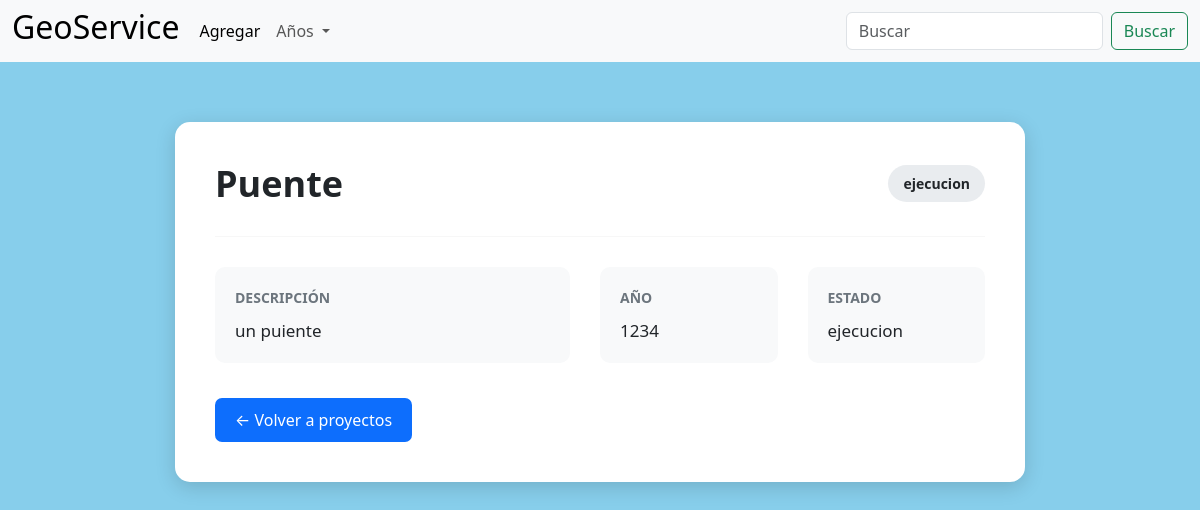
Page /detalles/16/ on the committed database.
### proyectos/models.py (models this page shows, shortened)
class proyecto(models.Model):
    ESTADOS = [
        ('Ejecucion', 'En ejecución'),
        ('Progreso', 'En progreso'),
        ('Terminado', 'Terminado'),
        ('Cancelado', 'Cancelado'),
    ]
    id = models.AutoField(primary_key=True)
    nombre = models.CharField(max_length=100)
    descripcion = models.TextField()
    año = models.IntegerField()
    estado = models.CharField(max_length=50, choices=ESTADOS)

### proyectos/views.py (the view)
# urls.py: path('detalles/<int:proyecto_id>/', views.detalles, name='detalles'),
def detalles(request, proyecto_id):
    proyecto_obj = proyecto.objects.get(id=proyecto_id)
    años = proyecto.objects.values_list('año', flat=True).distinct().order_by('año')
    return render(request, 'detalles.html', {
        'proyecto': proyecto_obj,
        'años': años
    })

### proyectos/Templates/detalles.html (shortened to what this page needs)
{% load static %}
<!DOCTYPE html>
<html lang="en">
<head>
    <link href="https://cdn.jsdelivr.net/npm/bootstrap@5.3.8/dist/css/bootstrap.min.css" rel="stylesheet">
    <link rel="stylesheet" href="{% static 'css/style.css' %}">
</head>
<body>
    {% include 'nav.html' %}
    {% block content %}
    <div class="detalle-container">
        <div class="detalle-card">
            <div class="detalle-header">
                <h1>{{ proyecto.nombre }}</h1>
                <span class="estado estado-{{ proyecto.estado }}">
                    {{ proyecto.estado }}
                </span>
            </div>
            <hr>
            <div class="detalle-info">
                <div class="info-item">
                    <span class="info-label">Descripción</span>
                    <p>{{ proyecto.descripcion }}</p>
                </div>
                <div class="info-item">
                    <span class="info-label">Año</span>
                    <p>{{ proyecto.año }}</p>
                </div>
                <div class="info-item">
                    <span class="info-label">Estado</span>
                    <p>{{ proyecto.estado }}</p>
                </div>
            </div>
            <div class="detalle-footer">
                <a href="{% url 'proyectos' %}" class="btn-volver">
                    ← Volver a proyectos
                </a>
            </div>
        </div>
    </div>
    {% endblock %}
</body>
</html>

### proyectos/static/css/style.css (style rules this page uses)
body { background-color: skyblue; }
a { text-decoration: none; color: black; }
.detalle-container { min-height: calc(100vh - 65px); display: flex; justify-content: center; align-items: flex-start; padding: 60px 20px; }
.detalle-card { width: 100%; max-width: 850px; background-color: white; border-radius: 15px; padding: 40px; box-shadow: 0 5px 20px rgba(0, 0, 0, 0.15); }
.detalle-header { display: flex; justify-content: space-between; align-items: center; gap: 20px; }
.detalle-header h1 { margin: 0; font-size: 36px; font-weight: 600; }
.detalle-card hr { margin: 30px 0; border: none; border-top: 1px solid #ddd; }
.detalle-info { display: grid; grid-template-columns: 2fr 1fr 1fr; gap: 30px; }
.info-item { padding: 20px; background-color: #f8f9fa; border-radius: 10px; }
.info-label { display: block; font-size: 14px; font-weight: bold; color: #6c757d; margin-bottom: 10px; text-transform: uppercase; }
.info-item p { margin: 0; font-size: 17px; }
.estado { padding: 8px 15px; border-radius: 20px; font-size: 14px; font-weight: bold; background-color: #e9ecef; }
.detalle-footer { margin-top: 35px; }
.btn-volver { display: inline-block; padding: 10px 20px; background-color: #0d6efd; color: white; text-decoration: none; border-radius: 7px; transition: 0.2s; }

### rows in the picture
proyecto: nombre "Puente", estado "ejecucion", descripcion "un puiente", año "1234"
